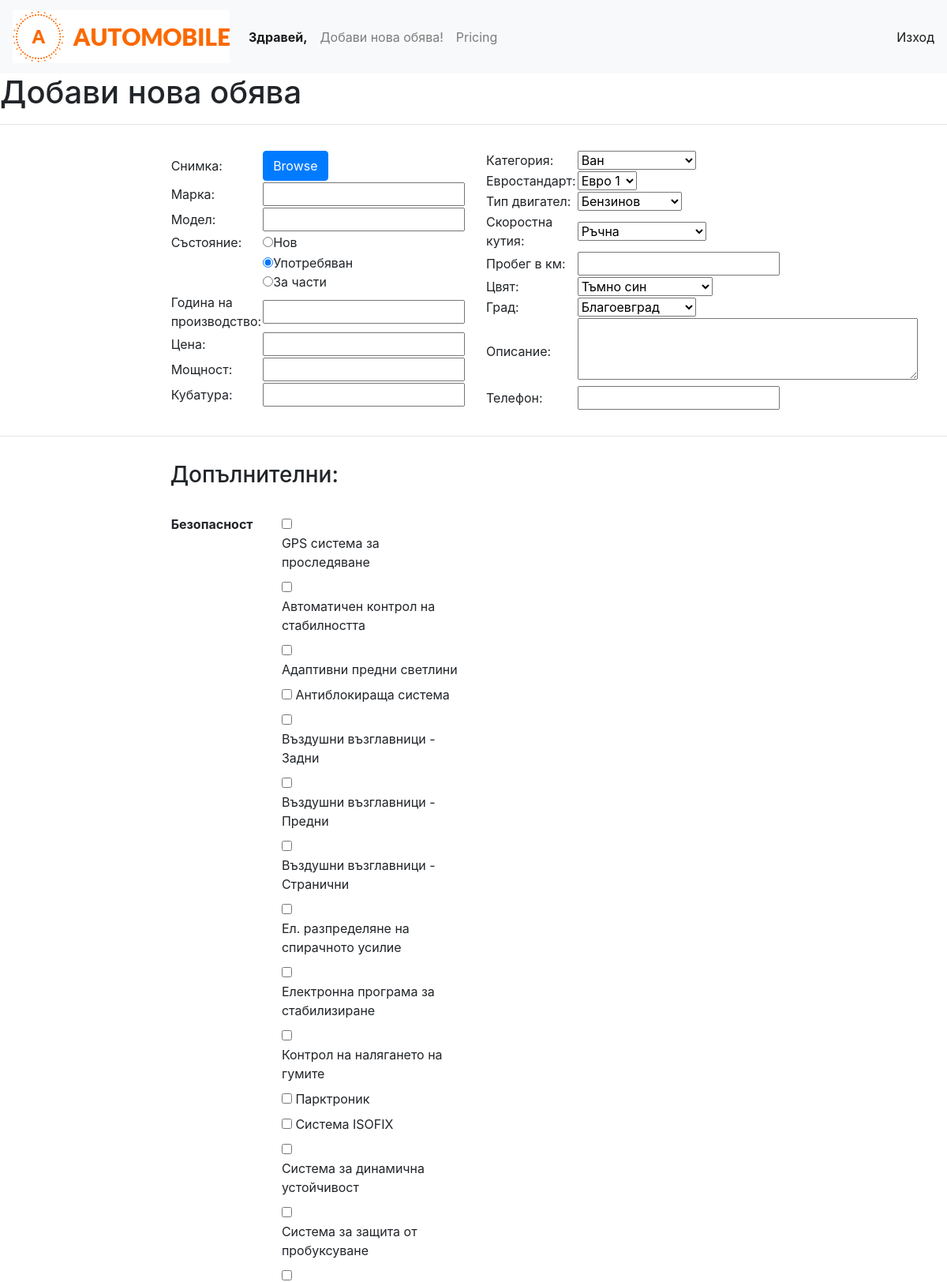
Screenshot of /add-car.php (signed in, upper part) with the database file from the repository.
### tables this page shows
CREATE TABLE IF NOT EXISTS `extra_types` (
  `id` int(11) NOT NULL AUTO_INCREMENT,
  `extra_type` varchar(50) NOT NULL,
  PRIMARY KEY (`id`)
);

CREATE TABLE IF NOT EXISTS `extras` (
  `id` int(11) NOT NULL AUTO_INCREMENT,
  `extra` varchar(128) NOT NULL,
  `type_id` int(11) NOT NULL,
  PRIMARY KEY (`id`)
);

### add-car.php (called while the page is built, shortened)
<?php
include_once('views/header.logged.view.php');
include_once ('views/add-car.view.php');

### Repository.php (called while the page is built, shortened)
<?php
class Repository
{
    public static function getAll(PDO $db, $table, $columns = ['*'], $orderBy = 'id'){
        $columns = implode(', ', $columns);
        $stmt = $db->query("SELECT {$columns} FROM {$table} ORDER BY {$orderBy}");
        $result = [];
        while($row = $stmt->fetchObject()){
            $result[] = $row;
        }
        return $result;
    }
    public static function getSome(PDO $db, $table, $condition, $value, $columns = ['*']){
        $columns = implode(', ', $columns);
        $stmt = $db->query("SELECT {$columns} FROM {$table} WHERE {$condition}={$value}");
        $result = [];
        while ($row = $stmt->fetchObject()){
            $result[] = $row;
        }
        return $result;
    }
}

### views/add-car.view.php (the view, shortened to what this page needs)
<h1>Добави нова обява</h1>
<hr>
<form method="POST" enctype='multipart/form-data'>
    <div class="modal-body row">
        <div class="col-md-2"></div>
        <div class="col-md-4">
            <table>
                <tr>
                    <td>Снимка:</td>
                    <td>
                        <span class="btn btn-primary btn-file">
                            <input type="file" name="fileToUpload" />Browse
                        </span>
                    </td>
                </tr>
                <tr>
                    <td>Марка:</td>
                    <td><input type="text" name="brand" /></td>
                </tr>
                <tr>
                    <td>Модел:</td>
                    <td><input type="text" name="model" /></td>
                </tr>
                <tr>
                    <td>Състояние:</td>
                    <td>
                        <input type="radio" name="state" value="new_car" />Нов<br />
                    </td>
                </tr>
                <tr>
                    <td></td>
                    <td><input type="radio" name="state" value="used_car" checked />Употребяван<br />
                        <input type="radio" name="state" value="for_parts" />За части<br />
                    </td>
                </tr>
                <tr>
                    <td>Година на производство:</td>
                    <td><input type="text" name="release_year" /></td>
                </tr>
                <tr>
                    <td>Цена:</td>
                    <td><input type="text" name="price" /></td>
                </tr>
                <tr>
                    <td>Мощност:</td>
                    <td><input type="text" name="power" /></td>
                </tr>
                <tr>
                    <td>Кубатура:</td>
                    <td><input type="text" name="engine_volume" /></td>
                </tr>
            </table>
        </div>
        <div class="col-md-4">
            <table>
                <tr>
                    <td>Категория:</td>
                    <td>
                        <?= HTMLBuilder::getAllOptions($db, 'categories', 'name') ?>
                    </td>
                </tr>
                <tr>
                    <td>Евростандарт:</td>
                    <td>
                        <?= HTMLBuilder::getAllOptions($db, 'eurostandarts', 'name') ?>
                    </td>
                </tr>
                <tr>
                    <td>Тип двигател:</td>
                    <td>
                        <?= HTMLBuilder::getAllOptions($db, 'engines', 'type') ?>
                    </td>
                </tr>
                <tr>
                    <td>Скоростна кутия:</td>
                    <td>
                        <?= HTMLBuilder::getAllOptions($db, 'gears', 'type') ?>
                    </td>
                </tr>
                <tr>
                    <td>Пробег в км:</td>
                    <td>
                        <input type="text" name="mileage" />
                    </td>
                </tr>
                <tr>
                    <td>Цвят:</td>
                    <td>
                        <?= HTMLBuilder::getAllOptions($db, 'colors', 'color') ?>
                    </td>
                </tr>
                <tr>
                    <td>Град:</td>
                    <td>
                        <?= HTMLBuilder::getAllOptions($db, 'towns', 'town') ?>
                    </td>
                </tr>
                <tr>
                    <td>Описание:</td>
                    <td>
                        <textarea name="textarea" id="" cols="40" rows="3"></textarea>
                    </td>
                </tr>
                <tr>
                    <td>Телефон:</td>
                    <td>
                        <input type="text" name="phone">
                    </td>
                </tr>
            </table>
        </div>
    </div>
    <hr>
    <div class="modal-body row">
        <div class="col-md-2"></div>
        <div class="col-md-4">
            <table>
                <h3>Допълнителни:</h3><br />
                <?php $extra_types = Repository::getAll($db, 'extra_types');
                foreach ($extra_types as $extra_type) : ?>
                    <tr>
                        <td valign="top">
                            <p><strong><?= $extra_type->extra_type ?></strong></p>
                        </td>
                        <td>
                            <?php $extras = Repository::getSome($db, 'extras', 'type_id', $extra_type->id) ?>
                            <?php foreach ($extras as $extra): ?>
                                <input type="checkbox" name="<?= $extra->id ?>" id="<?= $extra->id ?>" value="<?= $extra->id ?>">
                                    <label for="<?= $extra->id ?>"><?= $extra->extra ?></label><br />
                            <?php endforeach; ?>
                                <br>
                            <?php endforeach; ?>
                        </td>
                    </tr>
            </table>
        </div>
    </div>
</form>
<?php include_once ('footer.view.php'); ?>

### css/logged.css (style rules this page uses)
.btn-file { position: relative; overflow: hidden; }

### rows the page displays
extra_types: extra_type "Безопасност"
extras: extra "GPS система за проследяване"
extras: extra "Автоматичен контрол на стабилността"
extras: extra "Адаптивни предни светлини"
extras: extra "Антиблокираща система"
extras: extra "Въздушни възглавници - Задни"
extras: extra "Въздушни възглавници - Предни"
extras: extra "Въздушни възглавници - Странични"
extras: extra "Ел. разпределяне на спирачното усилие"
extras: extra "Електронна програма за стабилизиране"
extras: extra "Контрол на налягането на гумите"
extras: extra "Парктроник"
extras: extra "Система ISOFIX"
extras: extra "Система за динамична устойчивост"
extras: extra "Система за защита от пробуксуване"

### other values shown
form field categories "Ван"
form field eurostandarts "Евро 1"
form field engines "Бензинов"
form field gears "Ръчна"
form field colors "Тъмно син"
form field towns "Благоевград"
